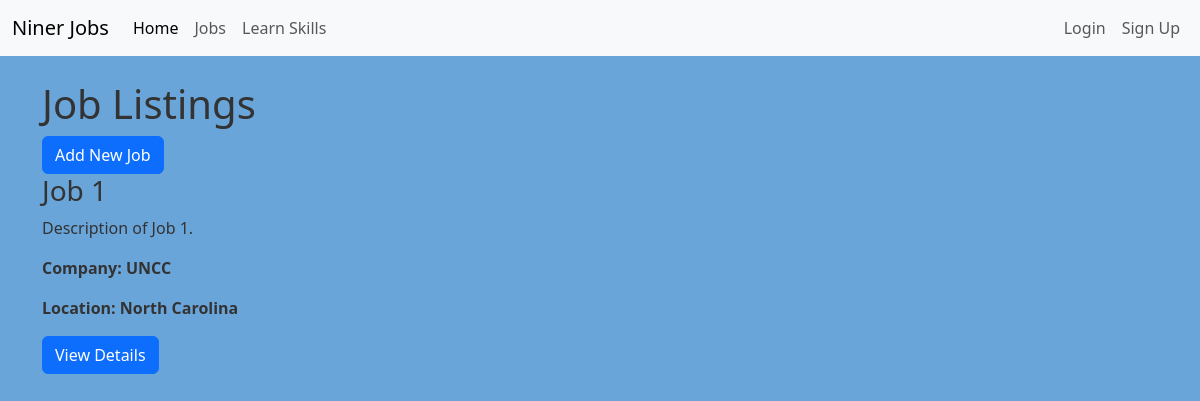
The app's page /jobs/, older data.
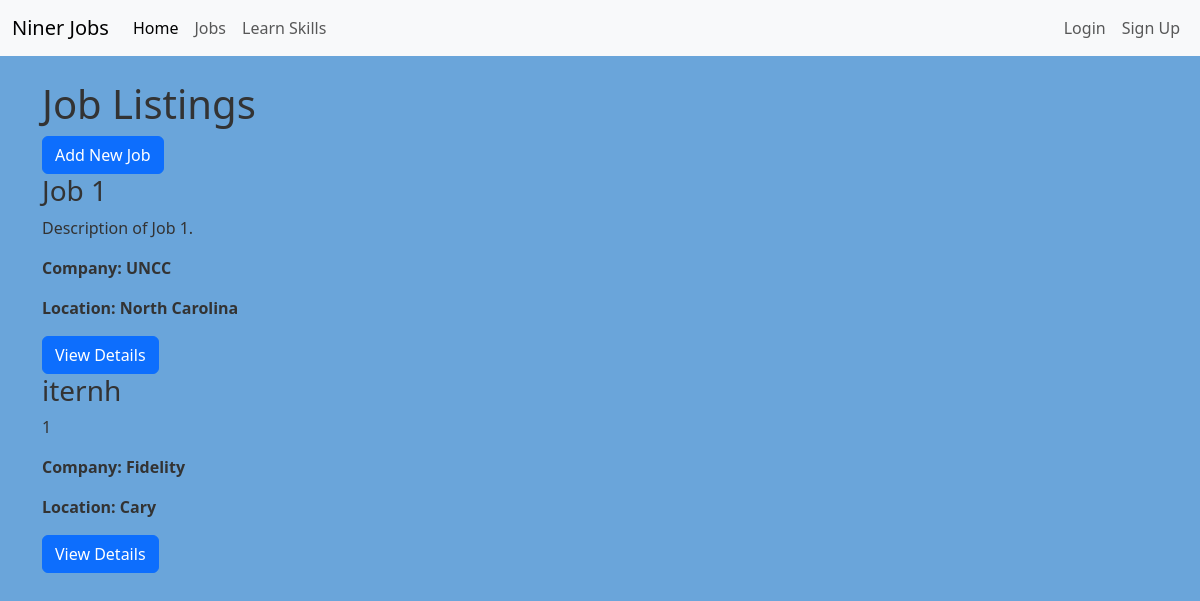
The same page, newer data.
### jobs/models.py (models this page shows, shortened)
class Job(models.Model):
    title = models.CharField(max_length=255)
    description = models.TextField()
    salary = models.DecimalField(max_digits=10, decimal_places=2)
    location = models.CharField(max_length=255)
    company = models.CharField(max_length=255)
    date_posted = models.DateField()
    owner = models.ForeignKey(User, on_delete=models.CASCADE, null=True, blank=True)

### jobs/views.py (the view)
# urls.py: path('jobs/', views.job_list, name='job_list'),
def job_list(request):
    jobs = Job.objects.all()
    return render(request, 'jobs/job_list.html', {'jobs': jobs})

### jobs/templates/jobs/job_list.html (shortened to what this page needs)
{% extends 'jobs/base.html' %}
{% block content %}
<h1> Job Listings </h1>
<a href = "{% url 'add_job' %}" class = "btn btn-primary">Add New Job</a>
<ul class ="list-group">
    {% for job in jobs %}
        <div class = "job-card">
            <h3> {{job.title}}</h3>
            <p> {{job.description}} </p>
            <p><strong> Company: {{job.company}} </strong></p>
            <p><strong> Location: {{job.location}}</strong></p>
            <a href="{% url 'job_detail' pk=job.pk %}" class = "btn btn-primary"> View Details</a>
        </div>
    {% endfor %}
</ul>
{% endblock %}

### jobs/templates/jobs/base.html (shortened to what this page needs)
<!DOCTYPE html>
<html lang="en">
<head>
    <link rel = "stylesheet" href = "https://cdnjs.cloudflare.com/ajax/libs/bootstrap/5.3.0-alpha1/css/bootstrap.min.css">
</head>
<body>
    <nav class = "navbar navbar-expand-lg navbar-light bg-light">
        <div class = "container-fluid">
            <a class = "navbar-brand" href = "/">Niner Jobs</a>
            <div class="collapse navbar-collapse" id="navbarNav">
                <ul class="navbar-nav">
                    <li class="nav-item">
                        <a class="nav-link active" aria-current="page" href="/">Home</a>
                    </li>
                    <li class="nav-item">
                        <a class="nav-link" href="/jobs">Jobs</a>
                    </li>
                    <li class="nav-item">
                        <a class="nav-link" href="">Learn Skills</a>
                    </li>
                </ul>
                <ul class="navbar-nav ms-auto">
                    {% if user.is_authenticated %}
                        <li class="nav-item">
                            <a class="nav-link" href="#">Welcome, {{ user.username }}</a>
                        </li>
                        <li class="nav-item">
                            <a class="nav-link" href="/profile">Profile</a>
                        </li>
                        <li class="nav-item">
                            <form method ="post" action="{% url 'logout' %}" style="display: inline;">
                                {% csrf_token %}
                                <button type="submit" class="btn btn-link" style="text-decoration: none; color: inherit;">Logout</button>
                            </form>
                        </li>
                    {% else %}
                        <li class="nav-item">
                            <a class="nav-link" href="/login">Login</a>
                        </li>
                        <li class="nav-item">
                            <a class="nav-link" href="/signup">Sign Up</a>
                        </li>
                    {% endif %}
                </ul>
            </div>
        </div>
    </nav>
    <div class = "container mt-4">
        {% block content %}{% endblock %}
    </div>
</body>
</html>

### jobs/templates/jobs/base.html (style rules this page uses)
body { background-color: #6aa5da; font-family: 'Segoe UI', Tahoma, Geneva, Verdana, sans-serif; color: #333; margin: 0; padding: 0; }

Row changes from the older to the newer data that the page shows:
added Job: title "iternh", description "1", company "Fidelity", location "Cary"
